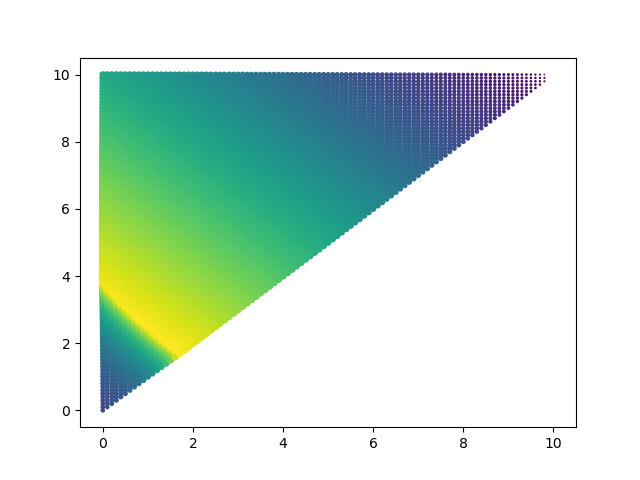

The script that drew this image:
import matplotlib.pyplot as plt
import numpy

maximum_growth_rate = 0.5 # 1 / year
carrying_capacity = 2e6 # tons
maximum_harvest_rate = 0.7 * 2.5e5 # tons / year
ramp_start = 2. # years
ramp_end = 6 # years

end_time = 10. # years
h = 0.1 # years
num_steps = int(end_time / h)
times = h * numpy.array(range(num_steps + 1))

def total_harvest():
    fish = numpy.zeros(num_steps + 1) # tons
    fish[0] = 2e5

    results = []
    
    for ramp_start in numpy.arange(0, end_time + 0.1, 0.1):
        for ramp_end in numpy.arange(ramp_start,end_time + 0.1, 0.1):
            total_harvest = 0
            is_extinct = False

            for step in range(num_steps):
                time = h * step
                harvest_factor  = 0.0
                if time > ramp_end:
                    harvest_factor = 1.0
                elif time > ramp_start:
                    harvest_factor = (time - ramp_start) / (ramp_end - ramp_start)
                harvest_rate = harvest_factor * maximum_harvest_rate

                if is_extinct:
                    current_harvest = 0
                    fish_next_step = 0.
                else:
                    current_harvest = h * harvest_rate
                    fish_next_step = fish[step] + h * (maximum_growth_rate * (1. - fish[step] / carrying_capacity) * fish[step] - harvest_rate)
                    if fish_next_step <= 0.:
                        is_extinct = True
                        current_harvest = fish[step]
                        fish_next_step = 0.
                fish[step + 1] = fish_next_step
                total_harvest += current_harvest
            results.append([ramp_start,ramp_end,total_harvest])

    return results

harvest = total_harvest()

x = [item[0] for item in harvest]
y = [item[1] for item in harvest]
size = [item[2] for item in harvest]

size = [((item - min(size))/ (max(size) - min(size)))*25 for item in size] 

plt.scatter(x,y,c=size, s = size)
plt.show()
